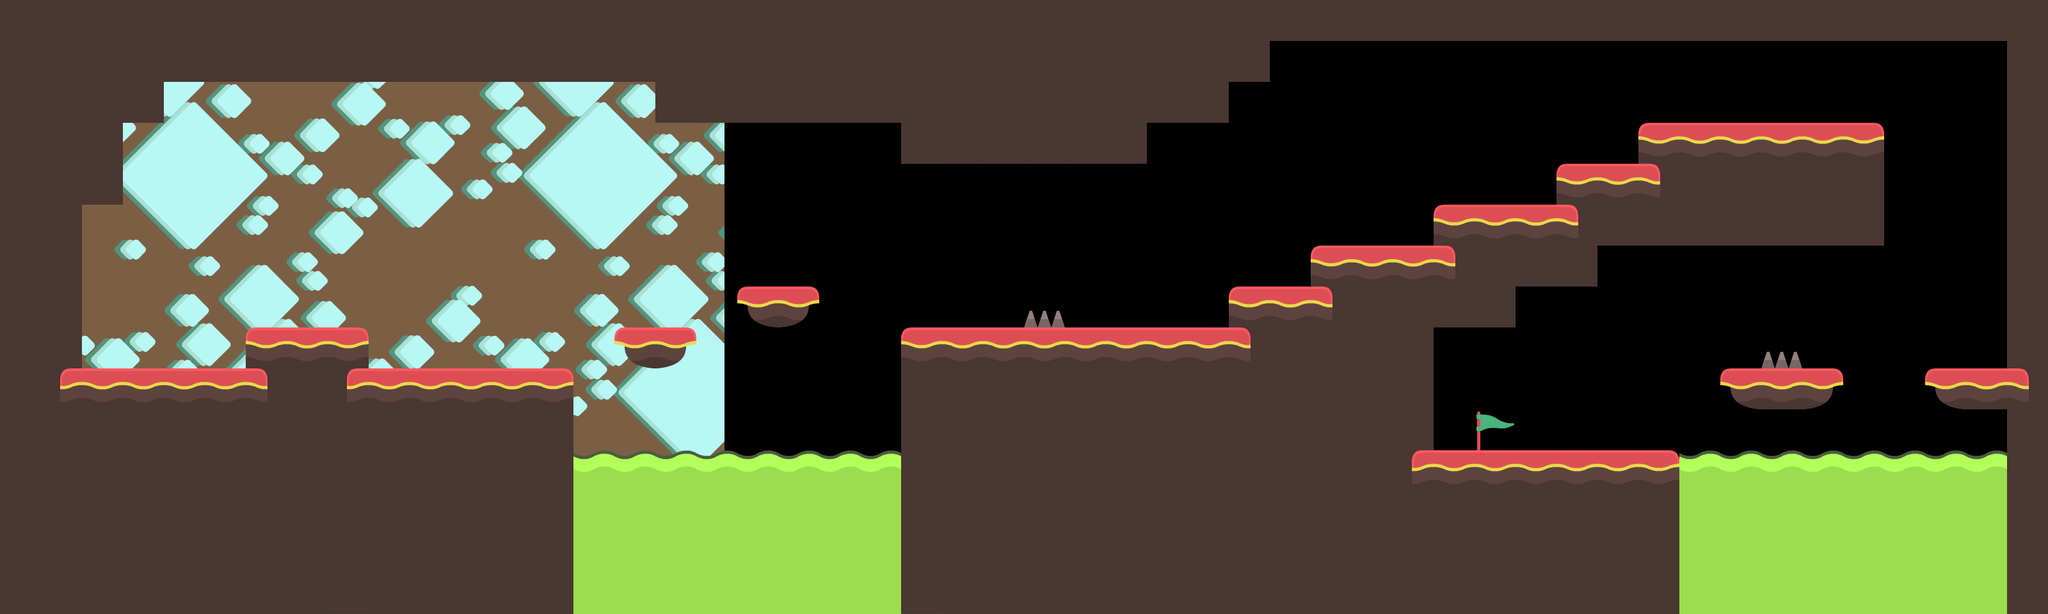

This game map was drawn from its Tiled (.tmx) file and the tilesets committed beside it. A one-line description and the trimmed map source follow:
An orthogonal 50x15 tile map with 64x64 px tiles, 1 tile layer (Capa de Patrones 1), 1 image layer and 23 objects.

<map version="1.2" tiledversion="1.2.0" orientation="orthogonal" renderorder="right-down" width="50" height="15" tilewidth="64" tileheight="64" infinite="0" nextlayerid="6" nextobjectid="28">
 <properties>
  <property name="Parallax_Speed" type="float" value="0.5" />
  <property name="Starting_Pos_X" type="int" value="64" />
  <property name="Starting_Pos_Y" type="int" value="384" />
 </properties>
 <tileset firstgid="1" name="New tileset" tilewidth="64" tileheight="64" tilecount="45" columns="9">
  <image source="New tileset.png" width="576" height="320" />
  <terraintypes>
   <terrain name="Ground" tile="10" />
   <terrain name="Air" tile="15" />
   <terrain name="Platform" tile="7" />
  </terraintypes>
  <tile id="0" terrain="1,1,1,0" />
  <tile id="1" terrain="1,1,0,0" />
  <tile id="2" terrain="1,1,0,1" />
  <tile id="3" terrain="0,0,0,1" />
  <tile id="4" terrain="0,0,1,1" />
  <tile id="5" terrain="0,0,1,0" />
  <tile id="6" terrain="2,2,2,2" />
  <tile id="7" terrain="2,2,2,2" />
  <tile id="8" terrain="2,2,2,2" />
  <tile id="9" terrain="1,0,1,0" />
  <tile id="10" terrain="0,0,0,0" />
  <tile id="11" terrain="0,1,0,1" />
  <tile id="12" terrain="0,1,0,1" />
  <tile id="14" terrain="1,0,1,0" />
  <tile id="15" terrain="1,1,1,1" />
  <tile id="18" terrain="1,0,1,1" />
  <tile id="19" terrain="0,0,1,1" />
  <tile id="20" terrain="0,1,1,1" />
  <tile id="21" terrain="0,1,0,0" />
  <tile id="22" terrain="1,1,0,0" />
  <tile id="23" terrain="1,0,0,0" />
  <tile id="27" terrain="1,1,," />
 </tileset>
 <imagelayer id="2" name="Capa de Imagen 1" offsetx="-1428" offsety="0">
  <image source="New Background 1.png" width="2560" height="819" />
 </imagelayer>
 <layer id="1" name="Capa de Patrones 1" width="50" height="15">
  <data>[750 cells, 750 non-empty, 26 distinct tile ids]</data>
 </layer>
 <objectgroup color="#0055ff" id="3" name="Colliders _Wall">
  <object id="2" x="0" y="0" width="127" height="576" />
  <object id="3" x="384" y="512" width="191" height="65" />
  <object id="4" x="127" y="575" width="258" height="67" />
  <object id="5" x="575" y="576" width="320" height="63" />
  <object id="6" x="961" y="511" width="127" height="64" />
  <object id="7" x="1153" y="448" width="125" height="62" />
  <object id="8" x="1408" y="512" width="514" height="64" />
  <object id="9" x="1921" y="447" width="129" height="66" />
  <object id="10" x="2049" y="383" width="192" height="66" />
  <object id="11" x="2241" y="320" width="192" height="65" />
  <object id="12" x="2432" y="256" width="130" height="64" />
  <object id="13" x="2558" y="191" width="385" height="65" />
  <object id="14" x="2688" y="576" width="191" height="63" />
  <object id="15" x="3007" y="575" width="130" height="63" />
  <object id="17" x="1982.67" y="-1.33333" width="1216" height="64" />
  <object id="18" x="3136" y="63" width="65" height="706" />
  <object id="19" x="2239" y="703" width="384" height="65" />
  <object id="21" x="1408" y="190" width="384" height="66" />
 </objectgroup>
 <objectgroup color="#ff0000" id="4" name="Colliders_Death">
  <object id="22" x="894" y="702" width="518" height="256" />
  <object id="23" x="1599.33" y="486" width="64" height="25.3333" />
  <object id="24" x="2626" y="704" width="512" height="256" />
  <object id="27" x="2752.67" y="550.667" width="62" height="25.3333" />
 </objectgroup>
 <objectgroup color="#55ff00" id="5" name="Colliders_Win">
  <object id="25" x="2305" y="640" width="63" height="62" />
 </objectgroup>
</map>
